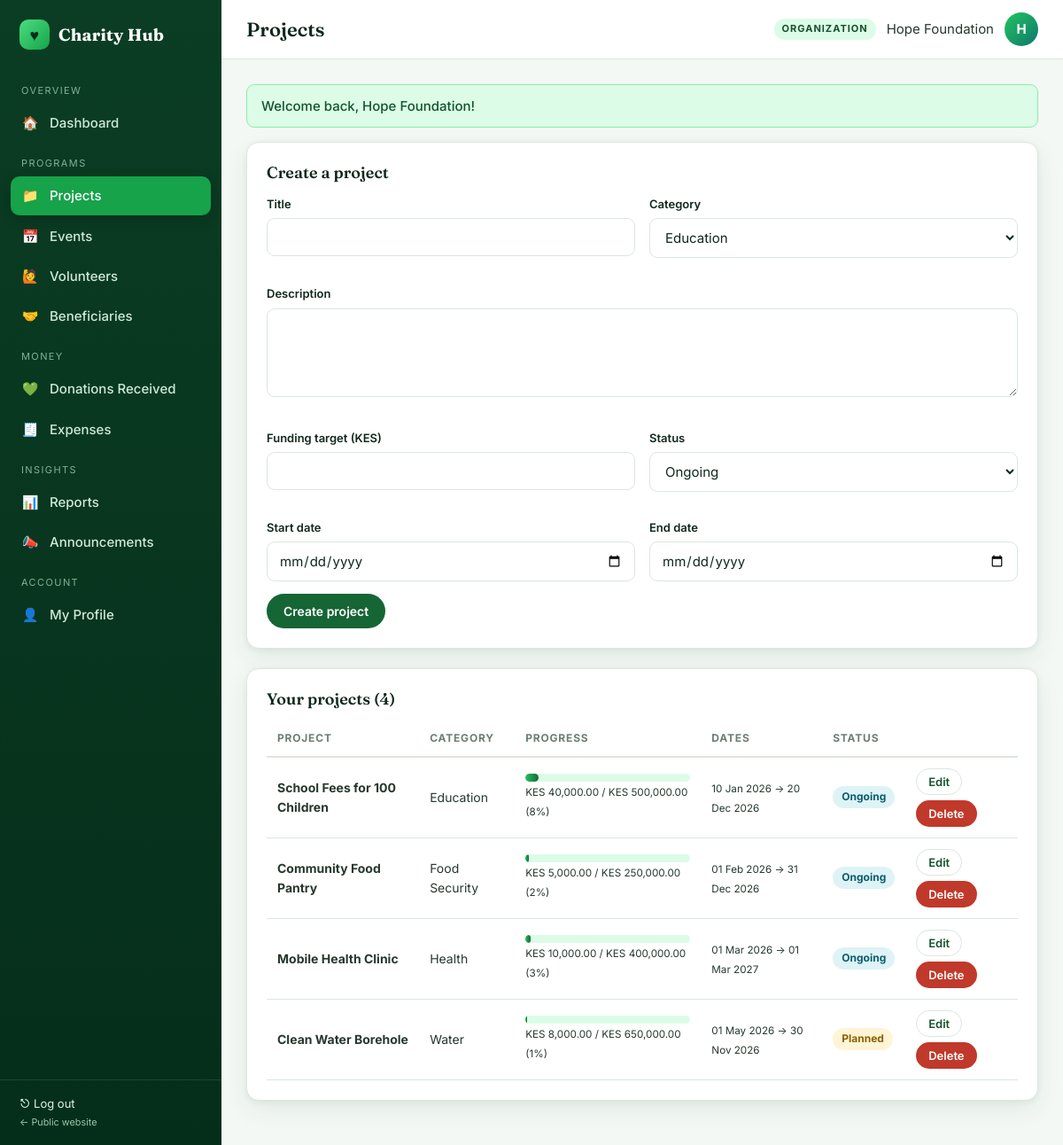
The page /organization/projects.php (signed in) on the database its author committed.
### tables this page shows
CREATE TABLE organizations (
  org_id INT AUTO_INCREMENT PRIMARY KEY,
  user_id INT NOT NULL,
  organization_name VARCHAR(200) NOT NULL,
  description TEXT NULL,
  location VARCHAR(150) NULL,
  verification_status ENUM('PENDING','VERIFIED','REJECTED') NOT NULL DEFAULT 'PENDING',
  created_at TIMESTAMP DEFAULT CURRENT_TIMESTAMP,
  FOREIGN KEY (user_id) REFERENCES users(user_id) ON DELETE CASCADE
);

CREATE TABLE projects (
  project_id INT AUTO_INCREMENT PRIMARY KEY,
  org_id INT NOT NULL,
  title VARCHAR(200) NOT NULL,
  description TEXT NOT NULL,
  category VARCHAR(60) NOT NULL DEFAULT 'General',
  target_amount DECIMAL(12,2) NOT NULL DEFAULT 0,
  start_date DATE NULL,
  end_date DATE NULL,
  status ENUM('PLANNED','ONGOING','COMPLETED','ON_HOLD') NOT NULL DEFAULT 'ONGOING',
  created_at TIMESTAMP DEFAULT CURRENT_TIMESTAMP,
  FOREIGN KEY (org_id) REFERENCES organizations(org_id) ON DELETE CASCADE
);

### includes/org_guard.php (called while the page is built, shortened)
<?php
$org = my_org();
$orgId = (int)$org['org_id'];

### organization/projects.php (the view, shortened to what this page needs)
<?php
require_once __DIR__ . '/../includes/bootstrap.php';
require_once __DIR__ . '/../includes/org_guard.php';
$cats = ['Education','Food Security','Health','Water','Environment','Shelter','General'];
$sts = ['PLANNED','ONGOING','COMPLETED','ON_HOLD'];
$edit = isset($_GET['edit']) ? db_one("SELECT * FROM projects WHERE project_id=? AND org_id=?", [(int)$_GET['edit'], $orgId]) : null;
$rows = db_all("SELECT p.*, (SELECT COALESCE(SUM(amount),0) FROM donations d WHERE d.project_id=p.project_id AND d.status='COMPLETED') raised FROM projects p WHERE p.org_id=? ORDER BY p.created_at DESC", [$orgId]);
$pageTitle = 'Projects';
include __DIR__ . '/../includes/header.php'; org_notice();
?>
<div class="card"><h2><?= $edit ? 'Edit project' : 'Create a project' ?></h2>
<form method="post"><?= csrf_field() ?><input type="hidden" name="action" value="<?= $edit ? 'update' : 'create' ?>"><input type="hidden" name="id" value="<?= (int)($edit['project_id'] ?? 0) ?>">
 <div class="form-grid">
  <div class="field"><label>Title</label><input name="title" value="<?= e($edit['title'] ?? '') ?>" required></div>
  <div class="field"><label>Category</label><select name="category"><?php foreach ($cats as $c): ?><option <?= ($edit['category'] ?? '')===$c?'selected':'' ?>><?= $c ?></option><?php endforeach; ?></select></div>
  <div class="field full"><label>Description</label><textarea name="description" required><?= e($edit['description'] ?? '') ?></textarea></div>
  <div class="field"><label>Funding target (KES)</label><input type="number" step="0.01" min="1" name="target_amount" value="<?= e($edit['target_amount'] ?? '') ?>" required></div>
  <div class="field"><label>Status</label><select name="status"><?php foreach ($sts as $s): ?><option value="<?= $s ?>" <?= ($edit['status'] ?? 'ONGOING')===$s?'selected':'' ?>><?= ucwords(strtolower(str_replace('_',' ',$s))) ?></option><?php endforeach; ?></select></div>
  <div class="field"><label>Start date</label><input type="date" name="start_date" value="<?= e($edit['start_date'] ?? '') ?>"></div>
  <div class="field"><label>End date</label><input type="date" name="end_date" value="<?= e($edit['end_date'] ?? '') ?>"></div>
 </div><div class="actions"><button class="btn"><?= $edit ? 'Save changes' : 'Create project' ?></button></div></form></div>
<div class="card"><h2>Your projects (<?= count($rows) ?>)</h2><div class="table-wrap"><table><thead><tr><th>Project</th><th>Category</th><th>Progress</th><th>Dates</th><th>Status</th><th></th></tr></thead><tbody>
<?php foreach ($rows as $p): $pct = $p['target_amount']>0 ? min(100, round($p['raised']/$p['target_amount']*100)) : 0; ?>
<tr><td><b><?= e($p['title']) ?></b></td><td><?= e($p['category']) ?></td><td style="min-width:170px"><div class="progress"><span style="width:<?= $pct ?>%"></span></div><small><?= money($p['raised']) ?> / <?= money($p['target_amount']) ?> (<?= $pct ?>%)</small></td>
<td><small><?= fdate($p['start_date']) ?> → <?= fdate($p['end_date']) ?></small></td><td><?= status_badge($p['status']) ?></td>
<td><div class="actions"><a class="btn btn-sm btn-light" href="?edit=<?= $p['project_id'] ?>">Edit</a>
<form method="post" data-confirm="Delete this project?"><button class="btn btn-sm btn-danger">Delete</button></form></div></td></tr>
<?php endforeach; if (!$rows): ?><tr><td colspan="6" class="empty">No projects yet. Create your first one above.</td></tr><?php endif; ?></tbody></table></div></div>
<?php include __DIR__ . '/../includes/footer.php';

### includes/header.php (shortened to what this page needs)
<?php
$pageTitle = $pageTitle ?? 'Dashboard';
$u = current_user();
$menus = [
 'ADMIN' => [
   ['Overview', null], ['Dashboard','admin/dashboard.php','🏠'],
   ['Manage', null], ['Users','admin/users.php','👥'], ['Organizations','admin/organizations.php','🏢'],
   ['Donations','admin/donations.php','💚'], ['Projects','admin/projects.php','📁'], ['Events','admin/events.php','📅'],
   ['Insights', null], ['Reports','admin/reports.php','📊'], ['Announcements','admin/announcements.php','📣'],
   ['Account', null], ['My Profile','profile.php','👤'],
 ],
 'ORGANIZATION' => [
   ['Overview', null], ['Dashboard','organization/dashboard.php','🏠'],
   ['Programs', null], ['Projects','organization/projects.php','📁'], ['Events','organization/events.php','📅'],
   ['Volunteers','organization/volunteers.php','🙋'], ['Beneficiaries','organization/beneficiaries.php','🤝'],
   ['Money', null], ['Donations Received','organization/donations.php','💚'], ['Expenses','organization/expenses.php','🧾'],
   ['Insights', null], ['Reports','organization/reports.php','📊'], ['Announcements','announcements.php','📣'],
   ['Account', null], ['My Profile','profile.php','👤'],
 ],
 'DONOR' => [
   ['Overview', null], ['Dashboard','donor/dashboard.php','🏠'],
   ['Give', null], ['Browse Projects','donor/projects.php','🔎'], ['Make a Donation','donor/donate.php','💚'],
   ['My Giving', null], ['Donation History','donor/history.php','🧾'], ['Announcements','announcements.php','📣'],
   ['Account', null], ['My Profile','profile.php','👤'],
 ],
 'VOLUNTEER' => [
   ['Overview', null], ['Dashboard','volunteer/dashboard.php','🏠'],
   ['Volunteer', null], ['Open Events','volunteer/events.php','📅'], ['My Sign-ups','volunteer/my_events.php','✅'],
   ['Announcements','announcements.php','📣'],
   ['Account', null], ['My Profile','profile.php','👤'],
 ],
 'BENEFICIARY' => [
   ['Overview', null], ['Dashboard','beneficiary/dashboard.php','🏠'],
   ['Support', null], ['Request Assistance','beneficiary/request.php','🆘'], ['My Requests','beneficiary/requests.php','📋'],
   ['Announcements','announcements.php','📣'],
   ['Account', null], ['My Profile','profile.php','👤'],
 ],
];
$items = $menus[$u['role']] ?? [];
$self = str_replace('\\','/',$_SERVER['SCRIPT_NAME']);
?><!DOCTYPE html>
<html lang="en">
<head>
<link rel="stylesheet" href="<?= asset('css/app.css') ?>">
</head>
<body>
<div class="shell">
<aside class="sidebar">
  <a class="logo" href="<?= url(dashboard_path($u['role'])) ?>" style="text-decoration:none"><span class="logo-mark">♥</span> Charity Hub</a>
  <nav>
    <?php foreach ($items as $it): ?>
      <?php if ($it[1] === null): ?><div class="nav-label"><?= e($it[0]) ?></div>
      <?php else: $active = (substr($self, -strlen($it[1])) === $it[1]) ? 'active' : ''; ?>
        <a href="<?= url($it[1]) ?>" class="<?= $active ?>"><span class="ic"><?= $it[2] ?></span><?= e($it[0]) ?></a>
      <?php endif; ?>
    <?php endforeach; ?>
  </nav>
  <div class="side-foot"><a href="<?= url('auth/logout.php') ?>" style="color:#d8f5e2">⎋ Log out</a><br><small><a href="<?= url('index.php') ?>" style="color:#9cc7ad">← Public website</a></small></div>
</aside>
<div class="main">
  <div class="topbar">
    <div style="display:flex;align-items:center;gap:12px"><button class="menu-btn" id="menuBtn" aria-label="Menu">☰</button><h1><?= e($pageTitle) ?></h1></div>
    <div class="who"><span class="role-tag"><?= e($u['role']) ?></span><span class="name"><?= e($u['name']) ?></span><div class="avatar"><?= e(strtoupper(substr($u['name'],0,1))) ?></div></div>
  </div>
  <div class="content">
  <?php foreach (get_flash() as $f): ?>
    <div class="alert alert-<?= e($f['type']) ?>"><?= e($f['msg']) ?></div>
  <?php endforeach; ?>

### includes/bootstrap.php (shortened to what this page needs)
<?php
require_once ROOT_PATH . '/config/db.php';
function e($v) { return htmlspecialchars((string)($v ?? ''), ENT_QUOTES, 'UTF-8'); }
function url($path = '') { return BASE_URL . '/' . ltrim($path, '/'); }
function asset($path) { return url('assets/' . ltrim($path, '/')); }
function money($n) { return 'KES ' . number_format((float)$n, 2); }
function fdate($d, $fmt = 'd M Y') { return $d ? date($fmt, strtotime($d)) : '—'; }
function get_flash() { $f = $_SESSION['flash'] ?? []; unset($_SESSION['flash']); return $f; }
function db_run($sql, $params = []) {
    global $conn;
    $stmt = $conn->prepare($sql);
    if ($params) {
        $types = '';
        foreach ($params as $p) $types .= is_int($p) ? 'i' : (is_float($p) ? 'd' : 's');
        $stmt->bind_param($types, ...$params);
    }
    if (!$stmt->execute()) { error_log("SQL exec error: " . $stmt->error); $stmt->close(); return false; }
    return $stmt;
}
function db_all($sql, $params = []) {
    $s = db_run($sql, $params); if (!$s) return [];
    $r = $s->get_result(); $rows = $r ? $r->fetch_all(MYSQLI_ASSOC) : []; $s->close(); return $rows;
}
function db_one($sql, $params = []) { $rows = db_all($sql, $params); return $rows[0] ?? null; }
function dashboard_path($role) {
    return [
        'ADMIN' => 'admin/dashboard.php', 'ORGANIZATION' => 'organization/dashboard.php',
        'DONOR' => 'donor/dashboard.php', 'VOLUNTEER' => 'volunteer/dashboard.php',
        'BENEFICIARY' => 'beneficiary/dashboard.php',
    ][$role] ?? 'auth/login.php';
}
function current_user() { return $_SESSION['user'] ?? null; }
function my_org() {
    static $org = false;
    if ($org === false) $org = db_one("SELECT * FROM organizations WHERE user_id = ?", [current_user()['id']]);
    return $org;
}
function status_badge($s) {
    $map = ['ACTIVE'=>'ok','VERIFIED'=>'ok','COMPLETED'=>'ok','APPROVED'=>'ok','FULFILLED'=>'ok','ONGOING'=>'info','OPEN'=>'info',
            'PENDING'=>'warn','SUBMITTED'=>'warn','PLANNED'=>'warn','SUSPENDED'=>'bad','REJECTED'=>'bad','DECLINED'=>'bad','CANCELLED'=>'bad','ON_HOLD'=>'warn','CLOSED'=>'muted'];
    $c = $map[strtoupper($s)] ?? 'muted';
    return '<span class="badge badge-' . $c . '">' . e(ucwords(strtolower(str_replace('_', ' ', $s)))) . '</span>';
}

### rows shown on the page
organizations: organization_name "Hope Foundation", organization_name "H"
projects: title "School Fees for 100 Children", category "Education", raised "KES 40,000.00", target_amount "KES 500,000.00", pct "8", start_date "10 Jan 2026", end_date "20 Dec 2026", status "Ongoing"
projects: title "Community Food Pantry", category "Food Security", raised "KES 5,000.00", target_amount "KES 250,000.00", pct "2", start_date "01 Feb 2026", end_date "31 Dec 2026", status "Ongoing"
projects: title "Mobile Health Clinic", category "Health", raised "KES 10,000.00", target_amount "KES 400,000.00", pct "3", start_date "01 Mar 2026", end_date "01 Mar 2027", status "Ongoing"
projects: title "Clean Water Borehole", category "Water", raised "KES 8,000.00", target_amount "KES 650,000.00", pct "1", start_date "01 May 2026", end_date "30 Nov 2026", status "Planned"

### other values the page prints
$it[0] "OVERVIEW"
$it[2] "🏠"
$it[0] "Dashboard"
$it[0] "PROGRAMS"
$it[2] "📁"
$it[0] "Projects"
$it[2] "📅"
$it[0] "Events"
$it[2] "🙋"
$it[0] "Volunteers"
$it[2] "🤝"
$it[0] "Beneficiaries"
$it[0] "MONEY"
$it[2] "💚"
$it[0] "Donations Received"
